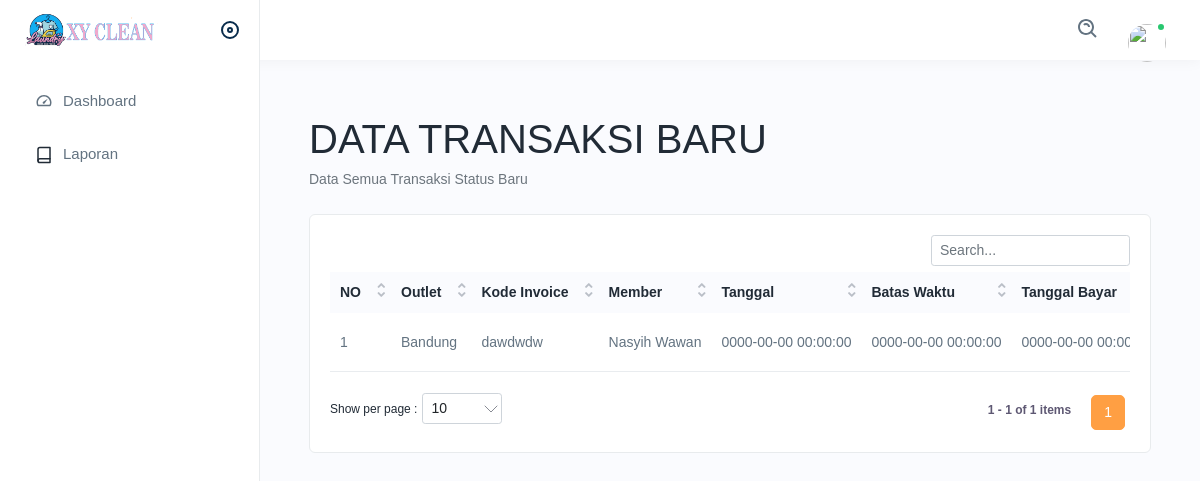
/index.php/transaksi/data_baru, run on the app's committed database.
### tables this page shows
CREATE TABLE `tb_transaksi` (
  `id` int(11) NOT NULL,
  `id_outlet` int(11) NOT NULL,
  `id_paket` int(11) NOT NULL,
  `kode_invoice` varchar(100) NOT NULL,
  `id_member` int(11) NOT NULL,
  `tgl` datetime NOT NULL,
  `batas_waktu` datetime NOT NULL,
  `tgl_bayar` datetime NOT NULL,
  `biaya_tambahan` int(11) NOT NULL,
  `qty` double NOT NULL,
  `diskon` double NOT NULL,
  `pajak` int(11) NOT NULL,
  `status` enum('baru','proses','selesai','diambil') NOT NULL,
  `dibayar` enum('dibayar','belum_dibayar') NOT NULL,
  `id_user` int(11) NOT NULL
);

CREATE TABLE `tb_outlet` (
  `id` int(11) NOT NULL,
  `nama` varchar(100) NOT NULL,
  `alamat` text NOT NULL,
  `tlp` varchar(15) NOT NULL
);

CREATE TABLE `tb_member` (
  `id` int(11) NOT NULL,
  `nama` varchar(100) NOT NULL,
  `alamat` text NOT NULL,
  `jenis_kelamin` enum('L','P') NOT NULL,
  `tlp` varchar(15) NOT NULL
);

### application/controllers/Transaksi.php (called while the page is built, shortened)
<?php
class Transaksi extends CI_Controller {
    function __construct(){
		$this->load->model('m_data');
        $this->load->model('m_outlet');
        $this->load->model('m_user');
	}
    function data_baru(){
        $data['transaksi'] = $this->m_data->tampil_data_baru();
        $data['outlet'] = $this->m_outlet->tampil_data()->result();
        $data['member'] = $this->m_user->tampil_data_member()->result();
        $data['user'] = $this->m_user->tampil_data();
        $data['paket'] = $this->m_data->tampil_data_paket();
		$this->load->view('transaksi/baru',$data);
    }
}

### index.php (called while the page is built, shortened)
<?php
require_once BASEPATH.'core/CodeIgniter.php';

### application/models/m_data.php (called while the page is built, shortened)
<?php
class M_data extends CI_Model{
    function tampil_data_paket(){
		$this->db->select('*,tb_paket.id as paket_id, tb_outlet.id as outlet_id');
		$this->db->from('tb_paket');
		$this->db->join('tb_outlet', 'tb_outlet.id = tb_paket.id_outlet');
		$query = $this->db->get();
		return $query->result();
	}
	function tampil_data_baru(){
		$this->db->select('*,tb_transaksi.id as transaksi_id, tb_outlet.id as outlet_id, tb_member.nama as nama_member,tb_user.nama as nama_user,tb_outlet.nama as nama_outlet');
		$this->db->from('tb_transaksi');
		$this->db->join('tb_outlet', 'tb_outlet.id = tb_transaksi.id_outlet');
		$this->db->join('tb_member', 'tb_member.id = tb_transaksi.id_member');
		$this->db->join('tb_user', 'tb_user.id = tb_transaksi.id_user');
		$this->db->where('tb_transaksi.status = "baru"');
		$query = $this->db->get();
		return $query->result();
	}
}

### application/views/transaksi/baru.php (the view, shortened to what this page needs)
<head>
</head>
<div class="page-wrapper">
    <div class="content">
        <div class="row">
            <main>
                <div class="container-fluid">
                    <h1 class="mt-4">DATA TRANSAKSI BARU</h1>
                    <ol class="breadcrumb mb-4">
                        <li class="breadcrumb-item active">Data Semua Transaksi Status Baru</li>
                    </ol>
                    <div class="row">
                        <div class="col-sm-12">
                            <div class="card">
                                <div class="card-body">
                                    <div class="table-responsive">
                                        <table class="table datanew ">
                                            <thead>
                                                <tr>
                                                    <th>NO</th>
                                                    <th>Outlet</th>
                                                    <th>Kode Invoice</th>
                                                    <th>Member</th>
                                                    <th>Tanggal</th>
                                                    <th>Batas Waktu</th>
                                                    <th>Tanggal Bayar</th>
                                                </tr>
                                            </thead>
                                            <tbody>
                                                <tr>
                                                    <?php
										$no = 1;
										foreach($transaksi as $u){
										?>
                                                    <td><?php echo $no++ ?></td>
                                                    <td><?php echo $u->nama_outlet ?></td>
                                                    <td><?php echo $u->kode_invoice ?></td>
                                                    <td><?php echo $u->nama_member ?></td>
                                                    <td><?php echo $u->tgl ?></td>
                                                    <td><?php echo $u->batas_waktu ?></td>
                                                    <td><?php echo $u->tgl_bayar ?></td>
                                                </tr>
                                                <?php }?>
                                            </tbody>
                                        </table>
                                    </div>
                                </div>
                            </div>
                        </div>
                    </div>
                </div>
            </main>
        </div>
    </div>
</div>

### data on the page
tb_transaksi: id_outlet.nama "Bandung", kode_invoice "dawdwdw", id_member.nama "Nasyih Wawan", tgl "0000-00-00 00:00:00", batas_waktu "0000-00-00 00:00:00", tgl_bayar "0000-00-00…"
